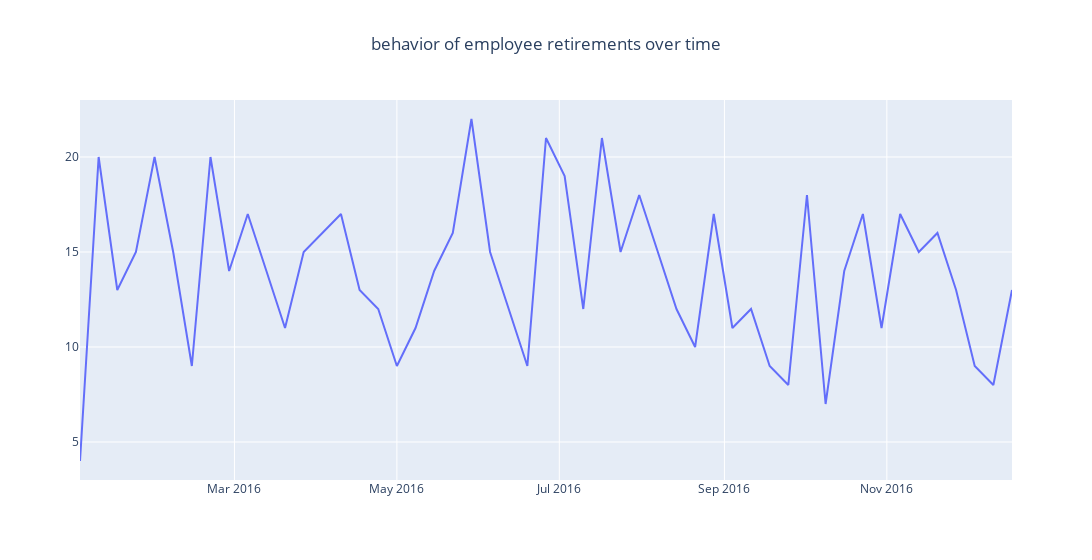

Source (notebook cell):
### Code cell
#Comportamiento de los retiros a través del tiempo en semanas
base = df_GR.groupby(['retirementDate'])[['Attrition']].count().reset_index()
base =base.resample('1W', on='retirementDate').sum().reset_index()
fig = go.Figure()

fig.add_trace(go.Scatter(
    x=base.retirementDate,
    y=base.Attrition,
    name = 'behavior of employee retirements over time'
))
fig.update_layout(title_text='behavior of employee retirements over time', title_x=0.5, width=1200)
fig.show()

### Figure 1 — Plotly figure (JSON) as saved in the notebook; plotly's stock layout.template omitted (floating-point values rounded to 4 significant figures)
{"data": [{"name": "behavior of employee retirements over time", "type": "scatter", "x": ["2016-01-03T00:00:00", "2016-01-10T00:00:00", "2016-01-17T00:00:00", "2016-01-24T00:00:00", "2016-01-31T00:00:00", "2016-02-07T00:00:00", "2016-02-14T00:00:00", "2016-02-21T00:00:00", "2016-02-28T00:00:00", "2016-03-06T00:00:00", "2016-03-13T00:00:00", "2016-03-20T00:00:00", "2016-03-27T00:00:00", "2016-04-03T00:00:00", "2016-04-10T00:00:00", "2016-04-17T00:00:00", "2016-04-24T00:00:00", "2016-05-01T00:00:00", "2016-05-08T00:00:00", "2016-05-15T00:00:00", "2016-05-22T00:00:00", "2016-05-29T00:00:00", "2016-06-05T00:00:00", "2016-06-12T00:00:00", "2016-06-19T00:00:00", "2016-06-26T00:00:00", "2016-07-03T00:00:00", "2016-07-10T00:00:00", "2016-07-17T00:00:00", "2016-07-24T00:00:00", "2016-07-31T00:00:00", "2016-08-07T00:00:00", "2016-08-14T00:00:00", "2016-08-21T00:00:00", "2016-08-28T00:00:00", "2016-09-04T00:00:00", "2016-09-11T00:00:00", "2016-09-18T00:00:00", "2016-09-25T00:00:00", "2016-10-02T00:00:00", "2016-10-09T00:00:00", "2016-10-16T00:00:00", "2016-10-23T00:00:00", "2016-10-30T00:00:00", "2016-11-06T00:00:00", "2016-11-13T00:00:00", "2016-11-20T00:00:00", "2016-11-27T00:00:00", "2016-12-04T00:00:00", "2016-12-11T00:00:00", "2016-12-18T00:00:00"], "y": [4, 20, 13, 15, 20, 15, 9, 20, 14, 17, 14, 11, 15, 16, 17, 13, 12, 9, 11, 14, 16, 22, 15, 12, 9, 21, 19, 12, 21, 15, 18, 15, 12, 10, 17, 11, 12, 9, 8, 18, 7, 14, 17, 11, 17, 15, 16, 13, 9, 8, 13]}], "layout": {"title": {"text": "behavior of employee retirements over time", "x": 0.5}, "width": 1200}}
